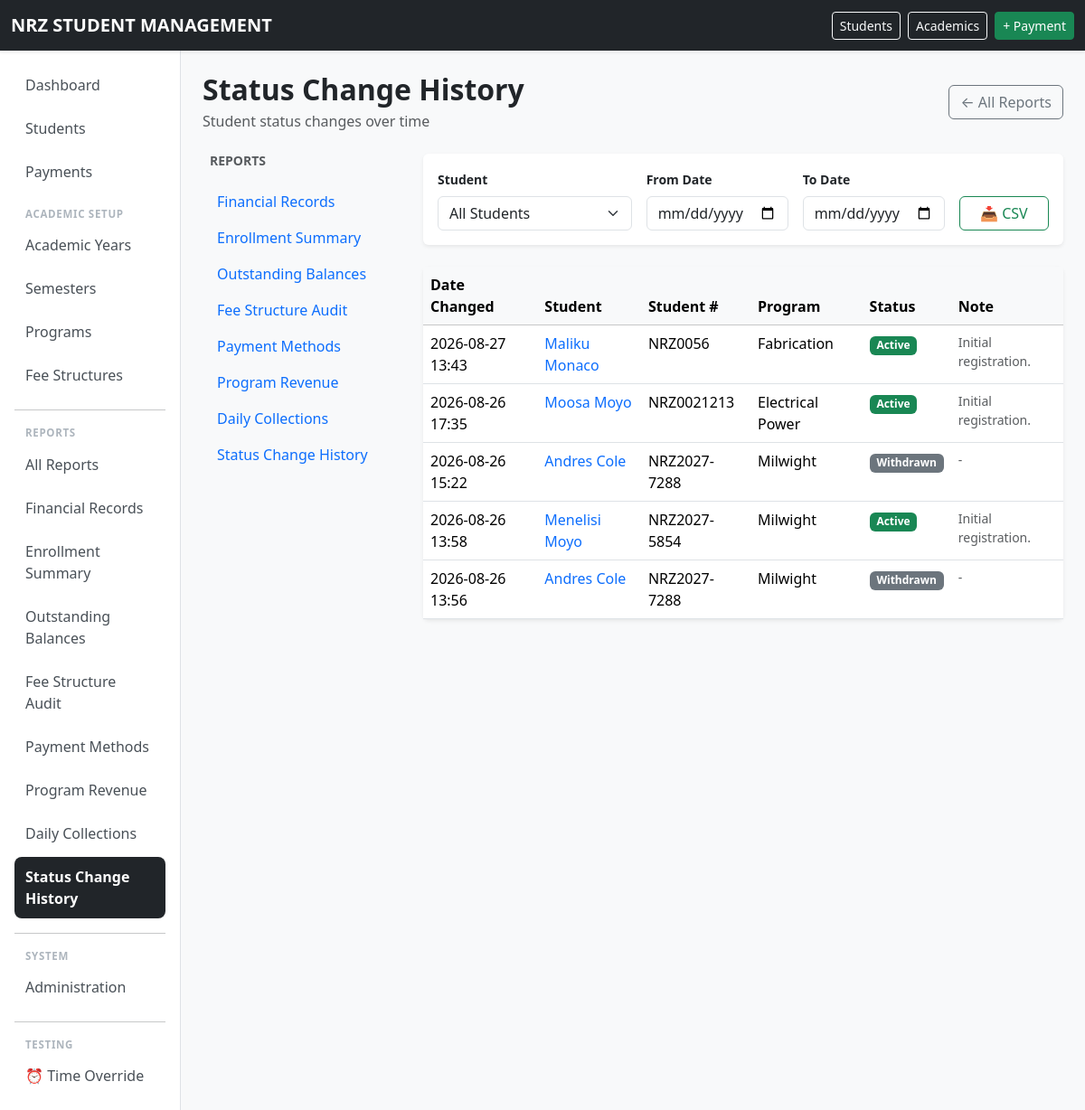
Screenshot of /reports/status-history/ (signed in) with the database file from the repository.
### school/models.py (models this page shows, shortened)
class StudentStatusLog(models.Model):
    student = models.ForeignKey(
        Student,
        on_delete=models.PROTECT,
        related_name="status_logs",
    )
    status = models.CharField(
        max_length=20,
        choices=Student.STATUS_CHOICES,
    )
    date_changed = models.DateTimeField(
        auto_now_add=True,
    )
    note = models.TextField(
        blank=True,
    )
    class Meta:
        ordering = ["-date_changed"]

class Student(models.Model):
    ACTIVE = "ACTIVE"
    DEFERRED = "DEFERRED"
    WITHDRAWN = "WITHDRAWN"
    COMPLETED = "COMPLETED"
    STATUS_CHOICES = [
        (ACTIVE, "Active"),
        (DEFERRED, "Deferred"),
        (WITHDRAWN, "Withdrawn"),
        (COMPLETED, "Completed"),
    ]
    student_number = models.CharField(
        max_length=30,
        unique=True,
    )
    first_name = models.CharField(
        max_length=100,
    )
    national_id = models.CharField(
        max_length=100,
    )
    last_name = models.CharField(
        max_length=100,
    )
    date_of_birth = models.DateField(
        null=True,
        blank=True,
    )
    gender = models.CharField(
        max_length=20,
        blank=True,
    )
    guardian_name = models.CharField(
        max_length=150,
        blank=True,
    )
    guardian_phone = models.CharField(
        max_length=30,
        blank=True,
    )
    student_phone = models.CharField(
        max_length=30,
        blank=True ,
    )
    address = models.TextField(
        blank=True,
    )
    program = models.ForeignKey(
        Program,
        on_delete=models.PROTECT,
        related_name="students",
    )
    intake_year = models.ForeignKey(
        AcademicYear,
        on_delete=models.PROTECT,
        related_name="students",
    )
    status = models.CharField(
        max_length=20,
        choices=STATUS_CHOICES,
        default=ACTIVE,
    )
    created_at = models.DateTimeField(
        auto_now_add=True,
    )
    class Meta:
        ordering = [
            "last_name",
            "first_name",
        ]
        permissions = [
            ("can_view_financial_reports", "Can view financial reports"),
            ("can_view_outstanding_reports", "Can view outstanding balances"),
            ("can_record_payments", "Can record payments"),
        ]

class Program(models.Model):
    CATEGORY_CHOICES = [
        ("NC", "National Certificate"),
        ("NQ", "National Qualification"),
        ("OTHER", "Other"),
    ]
    code = models.CharField(
        max_length=30,
        unique=True,
    )
    name = models.CharField(
        max_length=150,
        unique=True,
    )
    description = models.TextField(
        blank=True,
    )
    duration_years = models.PositiveSmallIntegerField()
    category = models.CharField(
        max_length=10,
        choices=CATEGORY_CHOICES,
        default="OTHER",
    )
    active = models.BooleanField(
        default=True,
    )
    class Meta:
        ordering = ["name"]

### school/views.py (the view, shortened to what this page needs)
# urls.py: path("reports/status-history/", views.status_history_report, name="status_history_report"),
@permission_required("school.view_studentstatuslog", raise_exception=True)
def status_history_report(request):
    today = get_current_date()
    student_filter = request.GET.get("student")
    start_date_filter = request.GET.get("start_date")
    end_date_filter = request.GET.get("end_date")
    export_format = request.GET.get("format")
    student = None
    if student_filter:
        try:
            student = Student.objects.get(pk=student_filter)
        except Student.DoesNotExist:
            pass
    logs = student_status_history(
        student=student,
        start_date=start_date_filter,
        end_date=end_date_filter,
    )
    from django.core.paginator import Paginator
    paginator = Paginator(logs, 50)
    page_obj = paginator.get_page(request.GET.get("page"))
    all_students = Student.objects.select_related("program").order_by("last_name", "first_name")
    context = {
        "page_obj": page_obj,
        "student_filter": student,
        "start_date_filter": start_date_filter,
        "end_date_filter": end_date_filter,
        "all_students": all_students,
        "today": today,
        "report": next((r for r in REPORTS if r["view"] == "status_history_report"), None),
        "reports": REPORTS,
    }
    return render(request, "school/reports/status_history.html", context)

### school/context_processors.py (called while the page is built)
def time_override_enabled(request):
    return {
        'ENABLE_TIME_OVERRIDE': getattr(settings, 'ENABLE_TIME_OVERRIDE', False)
    }

### school/models.py (called while the page is built)
def student_status_history(student=None, start_date=None, end_date=None):
    logs = StudentStatusLog.objects.select_related("student", "student__program")
    if student:
        logs = logs.filter(student=student)
    if start_date:
        logs = logs.filter(date_changed__date__gte=start_date)
    if end_date:
        logs = logs.filter(date_changed__date__lte=end_date)
    return logs.order_by("-date_changed")

    @classmethod
    def get_frozen_time(cls):
        obj = cls.objects.first()
        return obj.frozen_datetime if obj else None

### school/utils/time_utils.py (called while the page is built)
def get_current_datetime():
    if getattr(settings, 'ENABLE_TIME_OVERRIDE', False):
        from school.models import TimeOverride
        frozen = TimeOverride.get_frozen_time()
        if frozen is not None:
            if timezone.is_naive(frozen):
                frozen = timezone.make_aware(frozen)
            return frozen
    return timezone.now()

def get_current_date():
    return get_current_datetime().date()

### templates/school/reports/status_history.html (shortened to what this page needs)
{% extends "school/reports/_base.html" %}
{% load school_tags %}
{% block report_content %}
<form method="get" class="card border-0 shadow-sm mb-4 filter-form print-hidden">
    <div class="card-body">
        <div class="row g-3 align-items-end flex-wrap">
            <div class="col-12 col-md-4">
                <label class="form-label fw-semibold small">Student</label>
                <select name="student" class="form-select" onchange="this.form.submit()">
                    <option value="">All Students</option>
                </select>
            </div>
            <div class="col-12 col-md-3">
                <label class="form-label fw-semibold small">From Date</label>
                <input type="date" name="start_date" class="form-control" value="{{ start_date_filter|default:'' }}" onchange="this.form.submit()">
            </div>
            <div class="col-12 col-md-3">
                <label class="form-label fw-semibold small">To Date</label>
                <input type="date" name="end_date" class="form-control" value="{{ end_date_filter|default:'' }}" onchange="this.form.submit()">
            </div>
            <div class="col-12 col-md-2">
                <div class="d-flex gap-2">
                    <a href="?format=csv"
                       class="btn btn-outline-success w-100">
                        📥 CSV
                    </a>
                </div>
            </div>
        </div>
    </div>
</form>
<div class="card border-0 shadow-sm">
    <div class="card-body p-0">
        {% if page_obj %}
        <div class="table-responsive">
            <table class="table table-hover mb-0">
                <thead class="table-light">
                    <tr>
                        <th>Date Changed</th>
                        <th>Student</th>
                        <th>Student #</th>
                        <th>Program</th>
                        <th>Status</th>
                        <th>Note</th>
                    </tr>
                </thead>
                <tbody>
                    {% for log in page_obj %}
                    <tr>
                        <td>{{ log.date_changed|date:"Y-m-d H:i" }}</td>
                        <td>
                            <a href="{% url 'student_detail' log.student.pk %}" class="text-decoration-none">
                                {{ log.student.first_name }} {{ log.student.last_name }}
                            </a>
                        </td>
                        <td>{{ log.student.student_number }}</td>
                        <td>{{ log.student.program.name }}</td>
                        <td>
                            <span class="badge
                                {% if log.status == 'ACTIVE' %}text-bg-success
                                {% elif log.status == 'DEFERRED' %}text-bg-warning
                                {% elif log.status == 'WITHDRAWN' %}text-bg-secondary
                                {% elif log.status == 'COMPLETED' %}text-bg-primary
                                {% else %}text-bg-light text-dark{% endif %}">
                                {{ log.get_status_display }}
                            </span>
                        </td>
                        <td class="text-muted small">{{ log.note|default:"-" }}</td>
                    </tr>
                    {% empty %}
                    <tr>
                        <td colspan="6" class="text-center text-muted py-4">
                            No status changes found for the selected filters.
                        </td>
                    </tr>
                    {% endfor %}
                </tbody>
            </table>
        </div>
        {% else %}
        <div class="text-center py-5">
            <p class="text-muted mb-0">No status change records found.</p>
        </div>
        {% endif %}
    </div>
</div>
{% endblock %}

### rows the page displays
StudentStatusLog: date_changed "2026-08-27 13:43", student.first_name "Maliku", student.last_name "Monaco", student.student_number "NRZ0056", student.program.name "Fabrication", status "Active", note "Initial registration."
StudentStatusLog: date_changed "2026-08-26 17:35", student.first_name "Moosa", student.last_name "Moyo", student.student_number "NRZ0021213", student.program.name "Electrical Power", status "Active", note "Initial registration."
StudentStatusLog: date_changed "2026-08-26 15:22", student.first_name "Andres", student.last_name "Cole", student.student_number "NRZ2027-7288", student.program.name "Milwight", status "Withdrawn", note "-"
StudentStatusLog: date_changed "2026-08-26 13:58", student.first_name "Menelisi", student.last_name "Moyo", student.student_number "NRZ2027-5854", student.program.name "Milwight", status "Active", note "Initial registration."
StudentStatusLog: date_changed "2026-08-26 13:56", student.first_name "Andres", student.last_name "Cole", student.student_number "NRZ2027-7288", student.program.name "Milwight", status "Withdrawn", note "-"

### other values shown
{{ report.name }} "Status Change History"
{{ report.desc }} "Student status changes over time"
{{ r.name }} "Financial Records" "Enrollment Summary" "Outstanding Balances" "Fee Structure Audit" "Payment Methods" "Program Revenue" "Daily Collections" "Status Change History"
